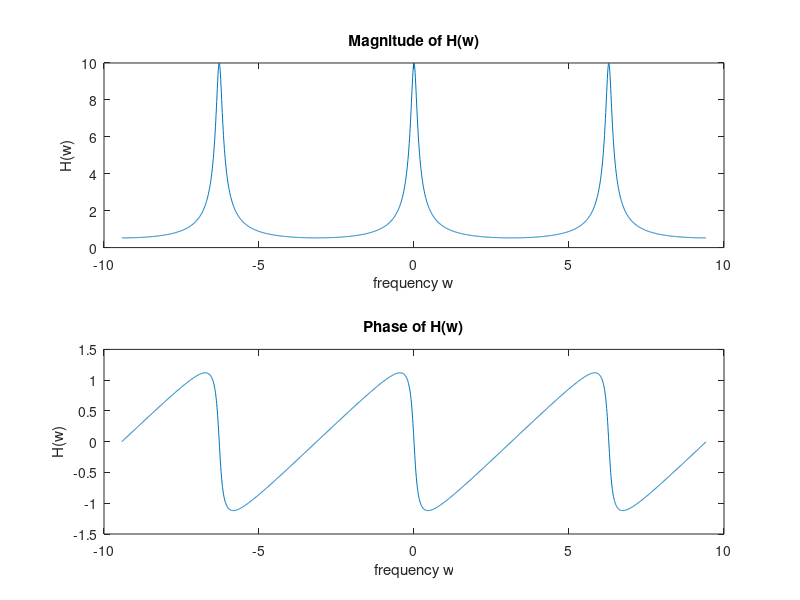
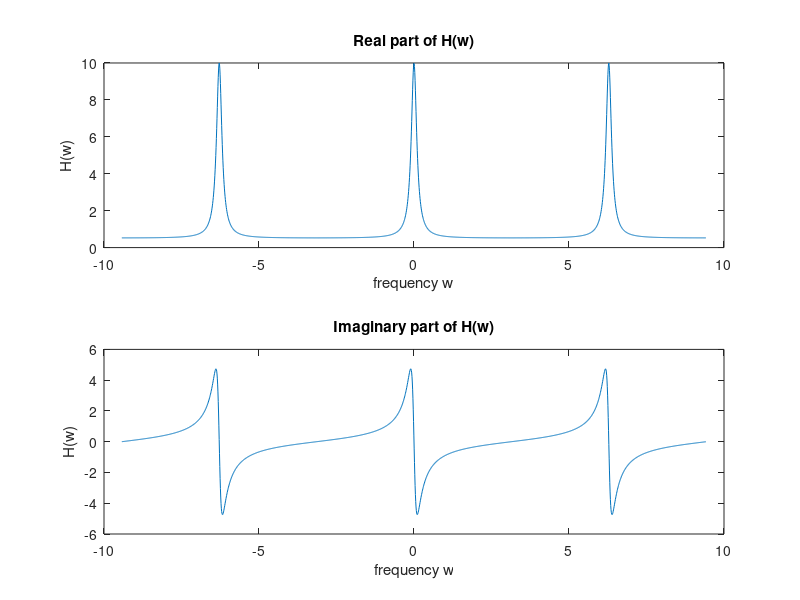

Source code (MATLAB) for these figures, in order:
k=-3*pi:0.01:3*pi;% frequency range
h=zeros(size(k));
for w=1:length(k)
  %frquency response of given system
  h(w)=h(w)+(1/(1-0.9*exp(-1j*k(w)))); 
end
figure;
subplot(2,1,1);
%plotting the magnitude
plot(k,abs(h));
xlabel('frequency w');
ylabel('H(w)');
title('Magnitude of H(w)');

subplot(2,1,2);
%plotting the phase
plot(k,angle(h));
xlabel('frequency w');
ylabel('H(w)');
title('Phase of H(w)');
figure;

subplot(2,1,1);
%plotting the real part
plot(k,real(h));
xlabel('frequency w');
ylabel('H(w)');
title('Real part of H(w)');

subplot(2,1,2);
%plottng the imaginary part
plot(k,imag(h));
xlabel('frequency w');
ylabel('H(w)');
title('Imaginary part of H(w)');
